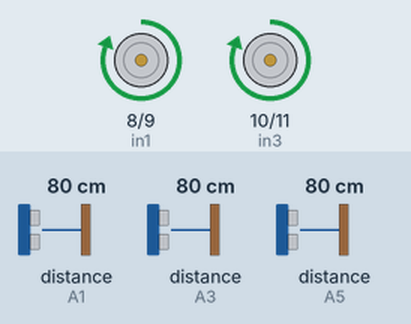
This sketch was run on a simulated Arduino Uno, built with avr-gcc and run on an emulated ATmega328P. Parts: motor-driver pin pairs drawn as motors (green arrow = first pin HIGH = forward, orange = second pin HIGH = backward, longer = more drive, scaled by the enable pin). Wiring (inferred from the names in the program): 3 × ultrasonic range finder: trigger A0, echo A1 / trigger A2, echo A3 / trigger A4, echo A5. The inputs (shaded band) are chosen by the test bench; at power-on: distance to the obstacle (sensors on A1, A5, A3) 80 cm. The echo pulse lasts 58.3 µs per cm; what the sketch prints to the serial monitor is not drawn.

Above: at 1.2 s.
1.3 s: distance to the obstacle (sensor on A1) set to 18 cm
3.0 s: distance to the obstacle (sensor on A1) set to 15 cm
At 3.7 s:
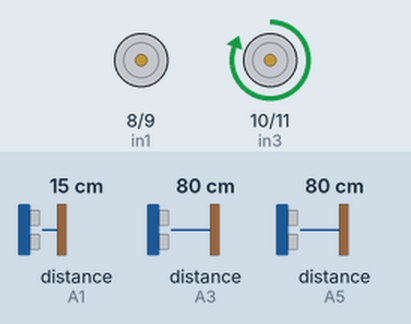
4.5 s: distance to the obstacle (sensor on A5) set to 19 cm
6.0 s: distance to the obstacle (sensor on A5) set to 15 cm
At 6.9 s:
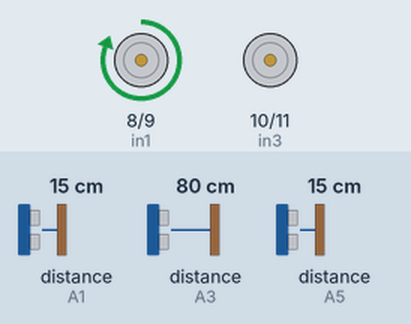
8.0 s: distance to the obstacle (sensor on A5) set to 18 cm
At 9.4 s:
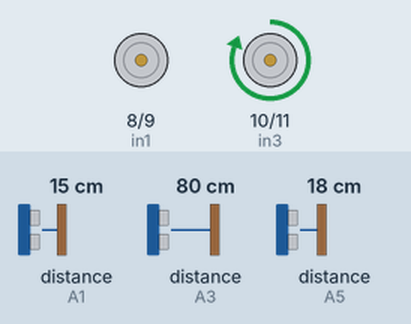
9.7 s: distance to the obstacle (sensor on A3) set to 24 cm
11.2 s: distance to the obstacle (sensor on A3) set to 19 cm
At 12.2 s:
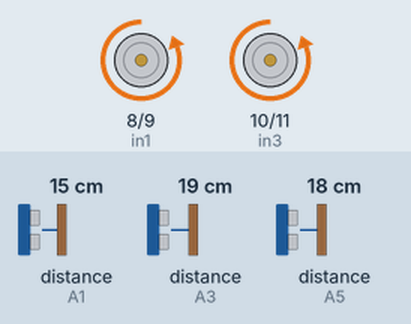
Timing chart, 0 to 15.2 s (numbered marks = the images above; inputs shaded):
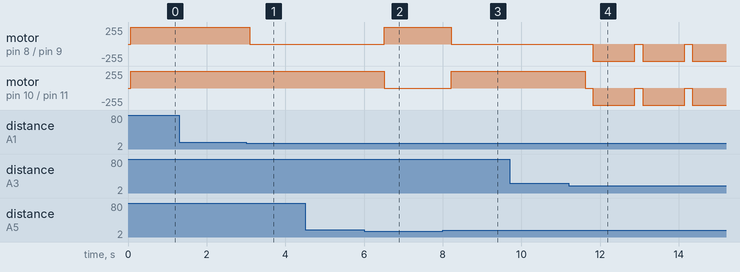

The sketch:

robot.ino
```cpp
int Echo1 = A5;
int Trig1 = A4;
int Echo2 = A1;
int Trig2 = A0;
int Echo3 = A3;
int Trig3 = A2;

int in1 = 8;
int in2 = 9;
int in3 = 10;
int in4 = 11;
int ENA = 12;
int ENB = 13;

int ABS = 200;
int Left_Distance = 0, Right_Distance = 0, Middle_Distance = 0;

void _mForward(){
  digitalWrite(in1, HIGH);
  digitalWrite(in2, LOW);
  digitalWrite(in3, HIGH);
  digitalWrite(in4, LOW);
  analogWrite(ENA, ABS);
  analogWrite(ENB, ABS);
  Serial.print("ROBOT_MOVING_FARWARD");
}

void _mBack(){
  digitalWrite(in1, LOW);
  digitalWrite(in2, HIGH);
  digitalWrite(in3, LOW);
  digitalWrite(in4, HIGH);
  analogWrite(ENA, ABS);
  analogWrite(ENB, ABS);
  Serial.print("ROBOT_MOVING_BACKWARD");
}

void _mleft(){
  digitalWrite(in1, HIGH);
  digitalWrite(in2, LOW);
  digitalWrite(in3, LOW);
  digitalWrite(in4, LOW);
  analogWrite(ENA, ABS);
  analogWrite(ENB, ABS);
  Serial.print("ROBOT_MOVING_LEFT");
}

void _mright(){
  digitalWrite(in1, LOW);
  digitalWrite(in2, LOW);
  digitalWrite(in3, HIGH);
  digitalWrite(in4, LOW);
  analogWrite(ENA, ABS);
  analogWrite(ENB, ABS);
  Serial.print("ROBOT_MOVING_RIGHT");
}

void _mStop(){
  digitalWrite(in1, LOW);
  digitalWrite(in2, LOW);
  digitalWrite(in3, LOW);
  digitalWrite(in4, LOW);
  analogWrite(ENA, LOW);
  analogWrite(ENB, LOW);
  Serial.print("ROBOT_STOP");
}

//Ultrasonic distance measurement:
int Left_Distance_test(){
  digitalWrite(Trig2, LOW);
  delayMicroseconds(2);
  digitalWrite(Trig2, HIGH);
  delayMicroseconds(20);
  digitalWrite(Trig2, LOW);
  float Fdistance = pulseIn(Echo2, HIGH);
  delay(10);

  Fdistance = Fdistance / 29 / 2;
  return (int)Fdistance;
}

int Middle_Distance_test(){
  digitalWrite(Trig3, LOW);
  delayMicroseconds(2);
  digitalWrite(Trig3, HIGH);
  delayMicroseconds(20);
  digitalWrite(Trig3, LOW);
  float Fdistance = pulseIn(Echo3, HIGH);
  delay(10);

  Fdistance = Fdistance / 29 / 2;
  return (int)Fdistance;
}

int Right_Distance_test(){
  digitalWrite(Trig1, LOW);
  delayMicroseconds(2);
  digitalWrite(Trig1, HIGH);
  delayMicroseconds(20);
  digitalWrite(Trig1, LOW);
  float Fdistance = pulseIn(Echo1, HIGH);
  delay(10);

  Fdistance = Fdistance / 29 / 2;
  return (int)Fdistance;
}

void setup() {
  Serial.begin(9600);
  pinMode(Echo1, INPUT);
  pinMode(Trig1, OUTPUT);
  pinMode(Echo2, INPUT);
  pinMode(Trig2, OUTPUT);
  pinMode(Echo3, INPUT);
  pinMode(Trig3, OUTPUT);
  pinMode(in1, OUTPUT);
  pinMode(in2, OUTPUT);
  pinMode(in3, OUTPUT);
  pinMode(in4, OUTPUT);
  pinMode(ENA, OUTPUT);
  pinMode(ENB, OUTPUT);

  _mStop();
}

void loop() {

  Left_Distance = Left_Distance_test();
  delay(10);
  Middle_Distance = Middle_Distance_test();
  delay(10);
  Right_Distance = Right_Distance_test();
  delay(10);

  if(Middle_Distance <= 20){
    if(Right_Distance > Left_Distance){
      if((Right_Distance <= 20) && (Left_Distance <= 20)){
        _mStop();
        delay(200);
        _mBack();
        delay(1000);
      }
      else{
        _mright();
        delay(500);
      }
      }
      else if(Right_Distance < Left_Distance){
        if((Right_Distance <= 20) && (Left_Distance <= 20)){
        _mStop();
        delay(200);
        _mBack();
        delay(1000);
      }
      else{
        _mleft();
        delay(500);
      }
    }
    }

    else if(Right_Distance <= 15){
      _mleft();
      delay(500);
    }

    else if(Left_Distance <= 15){
      _mright();
      delay(500);
    }

    else{
      _mForward();
    }

}
```

Measured:
- the behaviour switches between 17 and 16 cm on distance to the obstacle (sensor on A1) (found by bisection; images 0 and 1)
- the behaviour switches between 17 and 16 cm on distance to the obstacle (sensor on A5) (found by bisection; images 1 and 2)
- the behaviour switches between 22 and 21 cm on distance to the obstacle (sensor on A3) (found by bisection; images 3 and 4)
- after the input at 1.3 s, every drawn part: stays the same
- after the input at 3.0 s, motor on pin 8 (in1) / pin 9 (in2): forward 255/255 → stopped after 0.10 s
- after the input at 4.5 s, every drawn part: stays the same
- after the input at 6.0 s, motor on pin 8 (in1) / pin 9 (in2): stopped → forward 255/255 after 0.52 s; motor on pin 10 (in3) / pin 11 (in4): forward 255/255 → stopped after 0.52 s
- after the input at 8.0 s, motor on pin 8 (in1) / pin 9 (in2): forward 255/255 → stopped after 0.22 s; motor on pin 10 (in3) / pin 11 (in4): stopped → forward 255/255 after 0.22 s
- after the input at 9.7 s, every drawn part: stays the same
- after the input at 11.2 s, motor on pin 8 (in1) / pin 9 (in2): alternates backward 255/255 for 1.1 s and stopped for 0.20 s, starting after 0.62 s; motor on pin 10 (in3) / pin 11 (in4): alternates backward 255/255 for 1.1 s and stopped for 0.20 s, starting after 0.42 s
